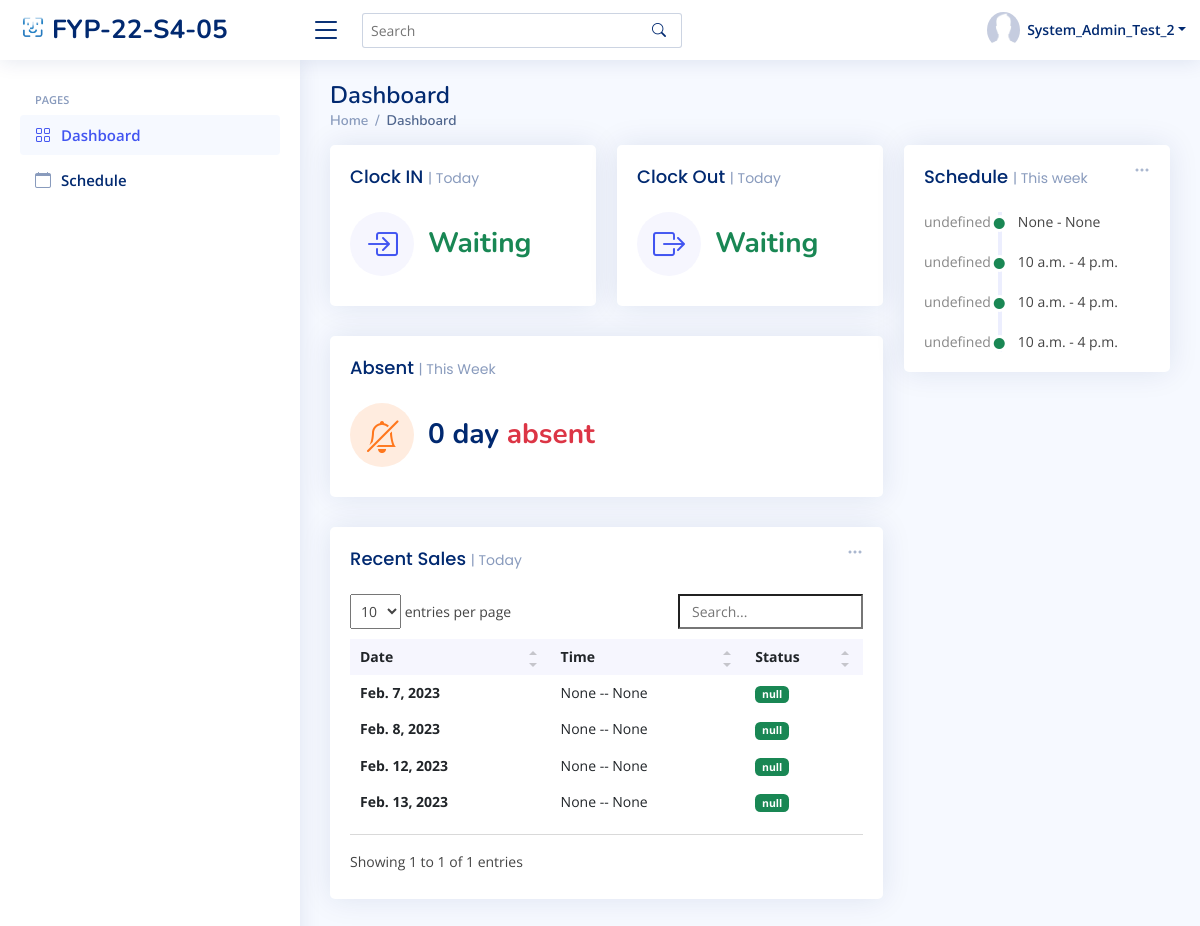
Page /employee/employee_home (signed in) on the earlier database version.
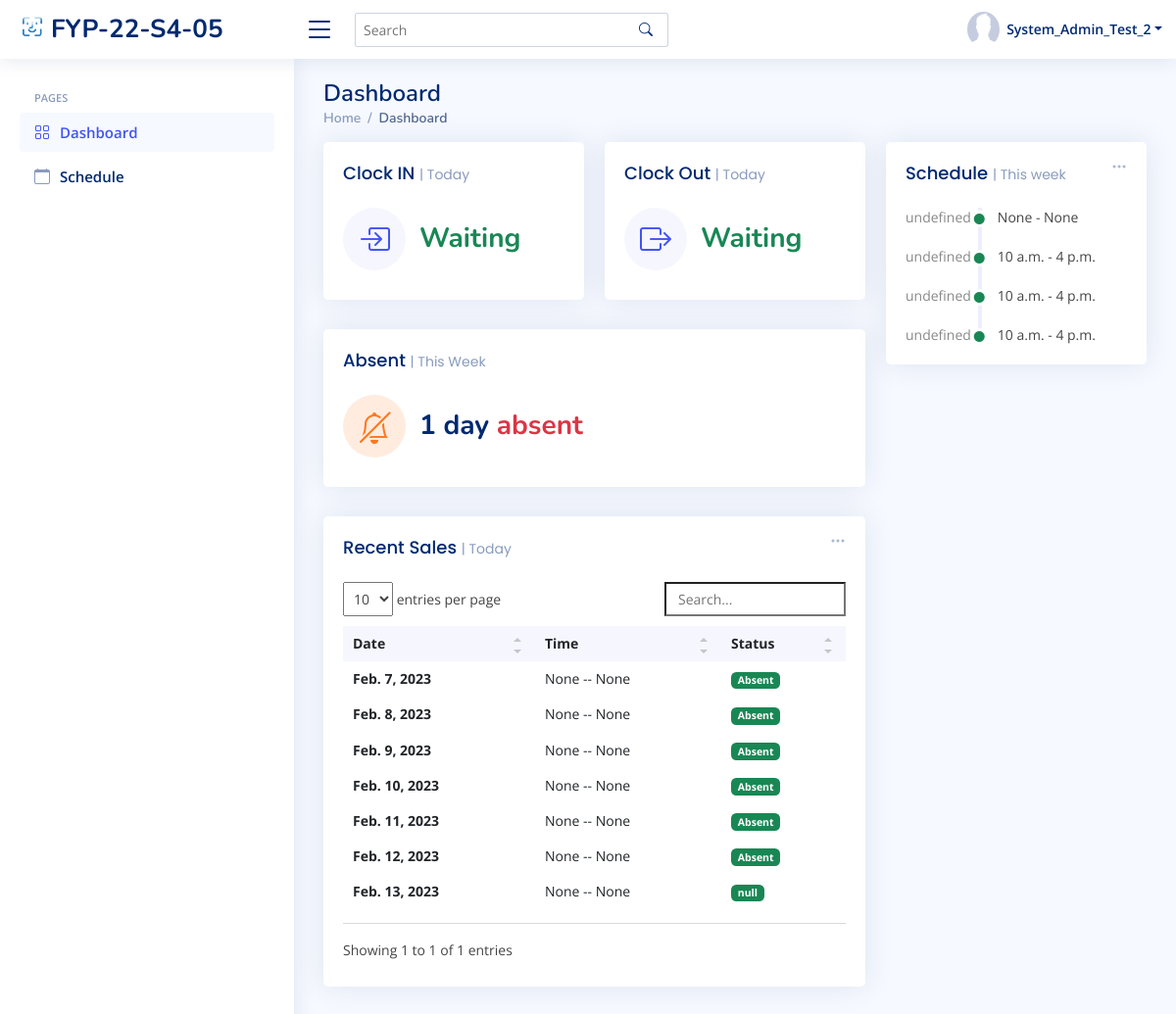
Same page on the later database version.
### index/models.py (models this page shows, shortened)
class WorkSchedule(models.Model):
	WorkSchedule_id = models.BigAutoField(primary_key=True)
	Employee = models.ForeignKey(Employee,on_delete=models.DO_NOTHING)
	AttendanDate = models.DateField(null=True)
	InTime = models.TimeField(max_length=256, null=True, blank=True)
	OutTime = models.TimeField(max_length=256, null=True, blank=True)
	Mark = models.CharField(max_length=256,null=True)
	StartDate = models.DateField()
	EndDate = models.DateField()
	StartTime = models.TimeField(null=True)
	EndTime = models.TimeField(null=True)
	class Meta:
		db_table = 'WorkSchedule'

### index/views/employees.py (the view)
# urls.py: path('employee/employee_home',employees.Employee_home, name='Home'),
def Employee_home(request):
	dt = datetime.strptime(currentDate, '%Y-%m-%d')
	start = dt - timedelta(days=dt.weekday() + 1)
	end = start + timedelta(days=6)
	startDate = start.strftime('%Y-%m-%d')
	endDate = end.strftime('%Y-%m-%d')
	if 'Employee_ID' in request.session:
		fourdates = date.today() - timedelta(days=4)
		currentEmployee = Employee.objects.get(Employee_ID=request.session['Employee_ID'])
		CheckIn = ''
		CheckOut = ''
		Marklist = ['off', 'mc']
		try:
			currentAtten = WorkSchedule.objects.filter(Employee_id=request.session['Employee_ID']).filter(Q(AttendanDate=currentDate)|Q(StartDate=currentDate))
			if currentAtten.Mark.lower() != 'off' or currentAtten.Mark.lower() != 'mc':
				CheckIn = currentAtten.InTime
				CheckOut = currentAtten.OutTime
			else:
				CheckIn = 'OFF'
				CheckOut='OFF'
		except (AttributeError,ObjectDoesNotExist):
			CheckIn = 'Waiting'
			CheckOut = 'Waiting'
		scheduleWeek = WorkSchedule.objects.filter(Employee_id=request.session['Employee_ID'], StartDate__lte=endDate,StartDate__gte=startDate).exclude(Mark__in=Marklist).order_by('StartDate')
		CountAsent = WorkSchedule.objects.filter(Employee_id=request.session['Employee_ID'],
												 AttendanDate__lte=currentDate, AttendanDate__gte=startDate).filter(Mark='Absent').count()
		RecentData = WorkSchedule.objects.filter(Employee_id=request.session['Employee_ID'],
												 AttendanDate__lte=currentDate).exclude(Mark__in=Marklist).order_by(
			'AttendanDate', 'EndDate')
		context = {
			'Role': currentEmployee.Role.Role_ID,
			'Employee_ID': currentEmployee.Employee_ID,
			'Full_Name': currentEmployee.Full_Name,
			'Job_Title': currentEmployee.Job_Title,
			'PFP': currentEmployee.Profile_Image.url,
			'Redata': RecentData,
			'ScheduleWeek': scheduleWeek,
			'count': CountAsent,
			'CheckIn': CheckIn,
			'CheckOut': CheckOut,
		}
		return render(request, 'employee/employee_home.html', context)
	else:
		messages.error(request, 'Please login first')
		return redirect('login')

### templates/employee/employee_home.html (shortened to what the changed rows need)
{% extends "index/base.html" %}
{% load static %}
{% load crispy_forms_tags %}
{% block content %}
  <main id="main" class="main">
    <div class="pagetitle">
      <h1>Dashboard</h1>
    </div>
    <section class="section dashboard">
      <div class="row">
        <div class="col-lg-8">
          <div class="row">
            <div class="col-xxl-4 col-xl-12">
              <div class="card info-card customers-card">
                <div class="card-body">
                  <div class="d-flex align-items-center">
                    <div class="ps-3">
                      <h6>{{ count }} day <span class="text-danger">absent</span></h6>
                    </div>
                  </div>
                </div>
              </div>
            </div>
            <div class="col-12">
              <div class="card recent-sales overflow-auto">
                <div class="card-body">
                  <table class="table table-borderless datatable">
                    <thead>
                      <tr>
                        <th scope="col">Date</th>
                        <th scope="col">Time</th>
                        <th scope="col">Status</th>
                      </tr>
                    </thead>
                      {% for Ad in Redata %}
                    <tbody>
                      <tr>
                        <th scope="row">{{ Ad.AttendanDate }}</th>
                        <td>{{ Ad.InTime }}   --   {{ Ad.OutTime }}</td>
                        <td><span class="badge bg-success">{{ Ad.Mark }}</span></td>
                      </tr>
                    </tbody>
                      {% endfor %}
                  </table>
                </div>
              </div>
            </div>
          </div>
        </div>
        <div class="col-lg-4">
           <div class="card">
            <div class="card-body">
              <div class="activity" id="activity">
                {% for Ad in ScheduleWeek %}
                <div class="activity-item d-flex">
                  <div class="activite-label week{{ forloop.counter }}" ></div>
                        <i class='bi bi-circle-fill activity-badge text-success align-self-start'></i>
                        <div class="activity-content">
                        {{ Ad.StartTime }} - {{ Ad.EndTime }} &#12288;
                            </div>
                </div>
                 {% endfor %}
              </div>
            </div>
          </div>
        </div>
      </div>
    </section>
  </main>
{% endblock content %}

Differences in the rows shown:
changed WorkSchedule "Feb. 7, 2023": Mark "null" → "Absent"
changed WorkSchedule "Feb. 8, 2023": Mark "null" → "Absent"
now on this page (row edited): WorkSchedule: AttendanDate "Feb. 9, 2023", InTime "None", OutTime "None", Mark "Absent", shown under "Recent Sales | Today"
now on this page (row edited): WorkSchedule: AttendanDate "Feb. 10, 2023", InTime "None", OutTime "None", Mark "Absent", shown under "Recent Sales | Today"
now on this page (row edited): WorkSchedule: AttendanDate "Feb. 11, 2023", InTime "None", OutTime "None", Mark "Absent", shown under "Recent Sales | Today"
changed WorkSchedule "Feb. 12, 2023": Mark "null" → "Absent"
Other differences:
{{ count }}: "0" → "1"
